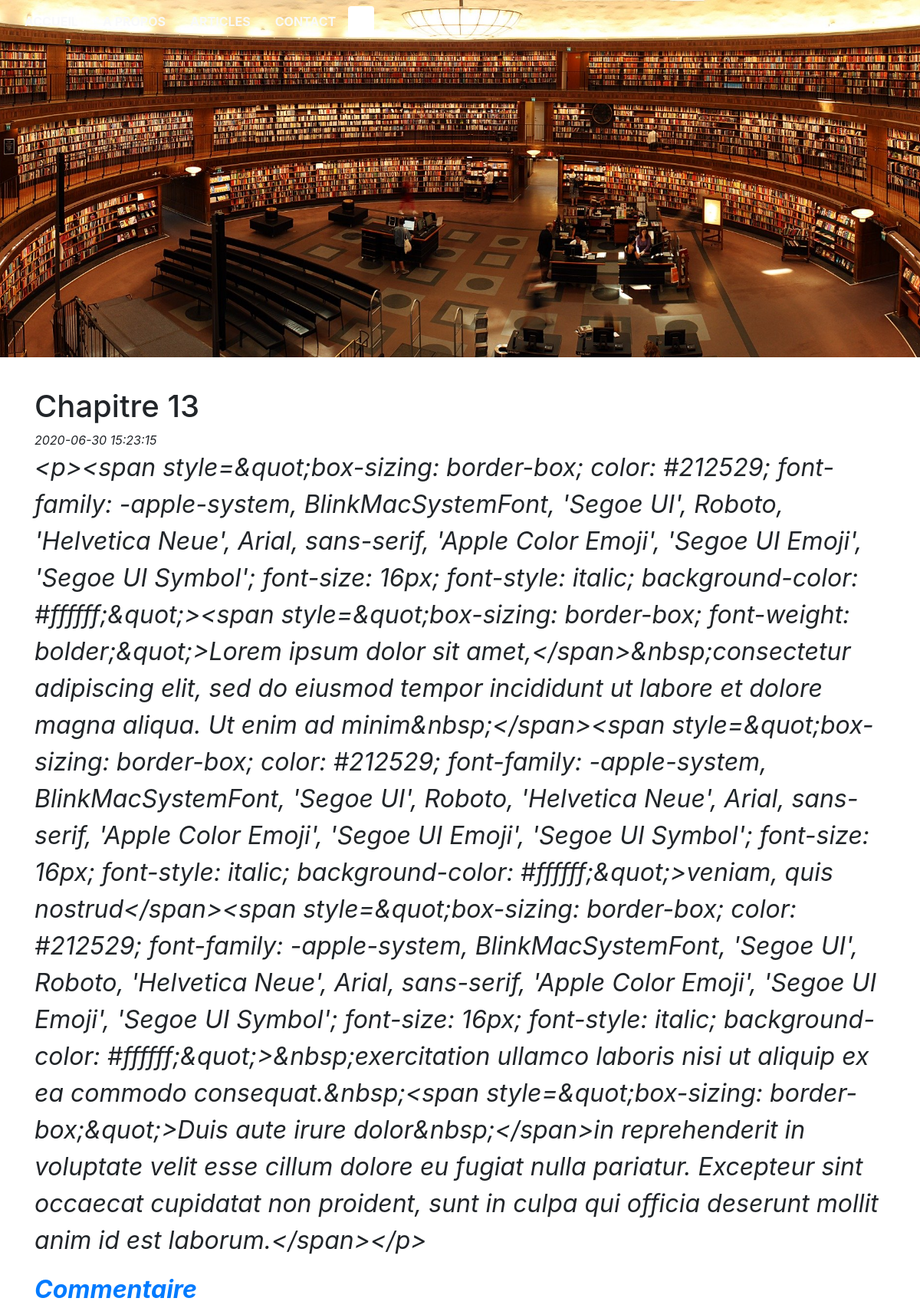
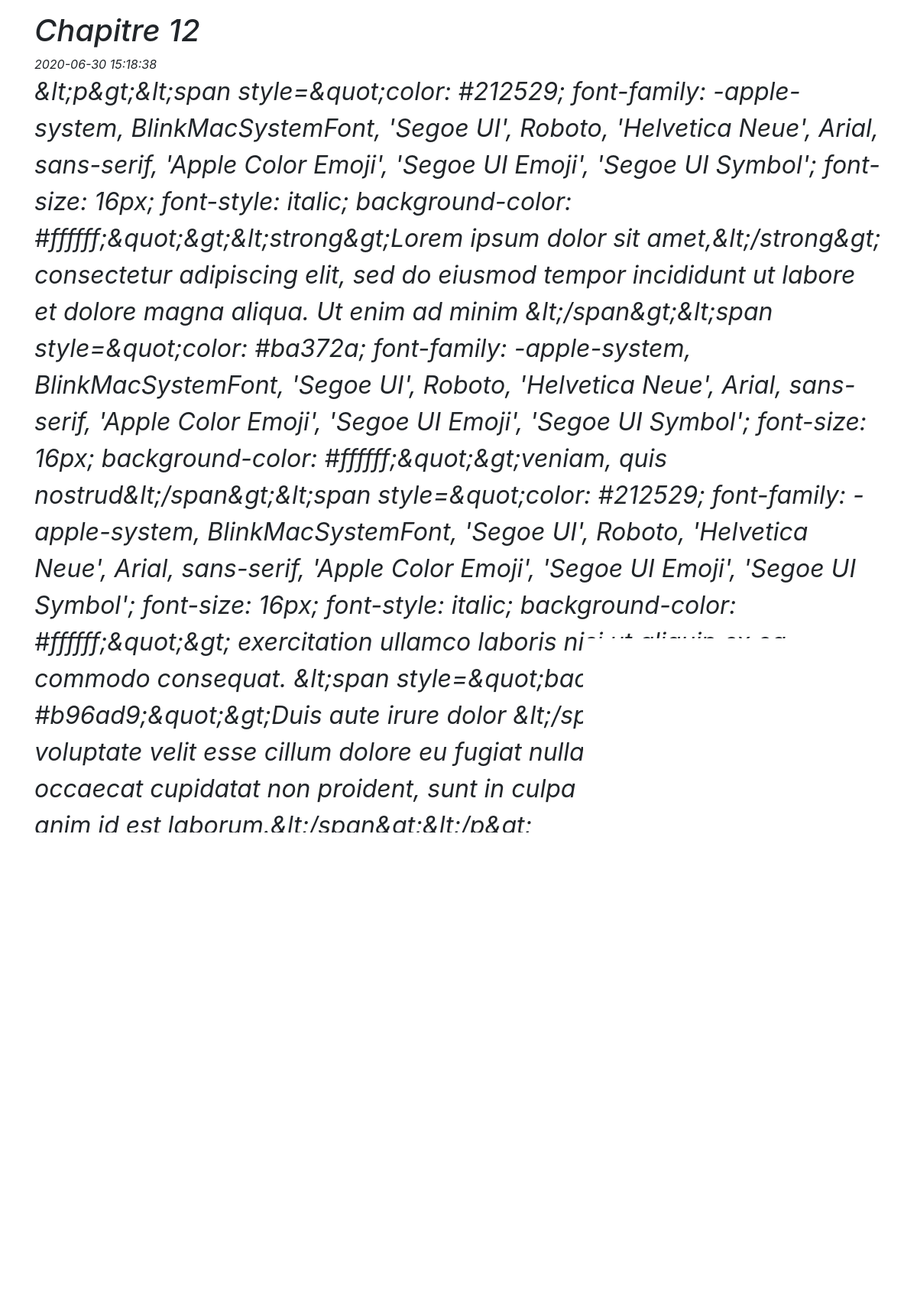
The app's page /articles.php (upper part) with its own data (2 pictures, top to bottom).
### tables this page shows
CREATE TABLE IF NOT EXISTS `billets` (
  `id` int(11) NOT NULL AUTO_INCREMENT,
  `titre` varchar(255) NOT NULL,
  `contenu` text NOT NULL,
  `date_billet` datetime NOT NULL,
  PRIMARY KEY (`id`)
);

### articles.php (the view, shortened to what this page needs)
<?php
            try
            {
                $bdd = new PDO('mysql:host=localhost;dbname=billet_simple_pour_l\'alaska;charset=utf8', 'root', '');
            }
            catch(Exception $e)
            {
                    die('Erreur : '.$e->getMessage());
            }
             $reponse = $bdd->query('SELECT * FROM billets ORDER BY date_billet DESC');
?>
<!DOCTYPE html>
<html>
    <head>
        <link rel="stylesheet" href="css/articles.css" />
        <link rel="stylesheet" href="https://maxcdn.bootstrapcdn.com/bootstrap/4.0.0/css/bootstrap.min.css">
    </head>
    <body>
        <header>
        	<?php include("sections-pages/barre-menu.php"); ?>
            <div class="container-pluid" >
            	<div class="row">
            		<div class="col-xs-12" id="image-header">
            			<img src="images/image1.jpg" class="img-responsive" />
            		</div>
            	</div>
            </div>
        </header>
        <section>
            <?php
            while ($donnees = $reponse->fetch())
            {
            ?>
                <div class="container">
                    <h1><?php echo htmlspecialchars($donnees['titre']); ?></h1>
                    <div id="date-article"><em><?php echo $donnees['date_billet']; ?></</em></div>
                    <p><?php echo nl2br(htmlspecialchars($donnees['contenu'])); ?></p>
                    <div id="commentaire"><a href="article-commentaire.php?billet= <?php echo $donnees['id']; ?>"><p><strong>Commentaire</strong></p></a></div>
                </div>
            <?php
            }
            ?>
        </section>
    </body>
</html>

### css/articles.css (style rules this page uses)
#image-header, img { width: 100%; margin-bottom: 20px; }
@media all and (min-width: 641px) and (max-width: 1200px) { p { font-size: 2em; } }

### records on screen
billets: titre "Chapitre 13", date_billet "2020-06-30 15:23:15", contenu "<p><span style=&quot;box-sizing: border-box; color: #212529; font-family: -apple-system, BlinkMacSystemFont, 'Segoe UI', Roboto, 'Helvetica Neue', Arial, sans-serif, 'Apple Color Emoji', 'Segoe UI Emoji', 'Segoe UI Symbol'; font-size: 16px; font-style: italic; background-color: #ffffff;&quot;><span style=&quot;box-sizing: border-box; font-weight: bolder;&quot;>Lorem ipsum dolor sit amet,</span>&nbsp;consectetur adipiscing elit, sed do eiusmod tempor incididunt ut labore et dolore magna aliqua. Ut enim ad minim&nbsp;</span><span style=&quot;box-sizing: border-box; color: #212529; font-family: -apple-system, BlinkMacSystemFont, 'Segoe UI', Roboto, 'Helvetica Neue', Arial, sans-serif, 'Apple…"
billets: titre "Chapitre 12", date_billet "2020-06-30 15:18:38", contenu "&lt;p&gt;&lt;span style=&quot;color: #212529; font-family: -apple-system, BlinkMacSystemFont, 'Segoe UI', Roboto, 'Helvetica Neue', Arial, sans-serif, 'Apple Color Emoji', 'Segoe UI Emoji', 'Segoe UI Symbol'; font-size: 16px; font-style: italic; background-color: #ffffff;&quot;&gt;&lt;strong&gt;Lorem ipsum dolor sit amet,&lt;/strong&gt; consectetur adipiscing elit, sed do eiusmod tempor incididunt ut labore et dolore magna aliqua. Ut enim ad minim &lt;/span&gt;&lt;span style=&quot;color: #ba372a; font-family: -apple-system, BlinkMacSystemFont, 'Segoe UI', Roboto, 'Helvetica Neue', Arial, sans-serif, 'Apple Color Emoji', 'Segoe UI Emoji', 'Segoe UI Symbol'; font-size: 16px; background-color:…"
